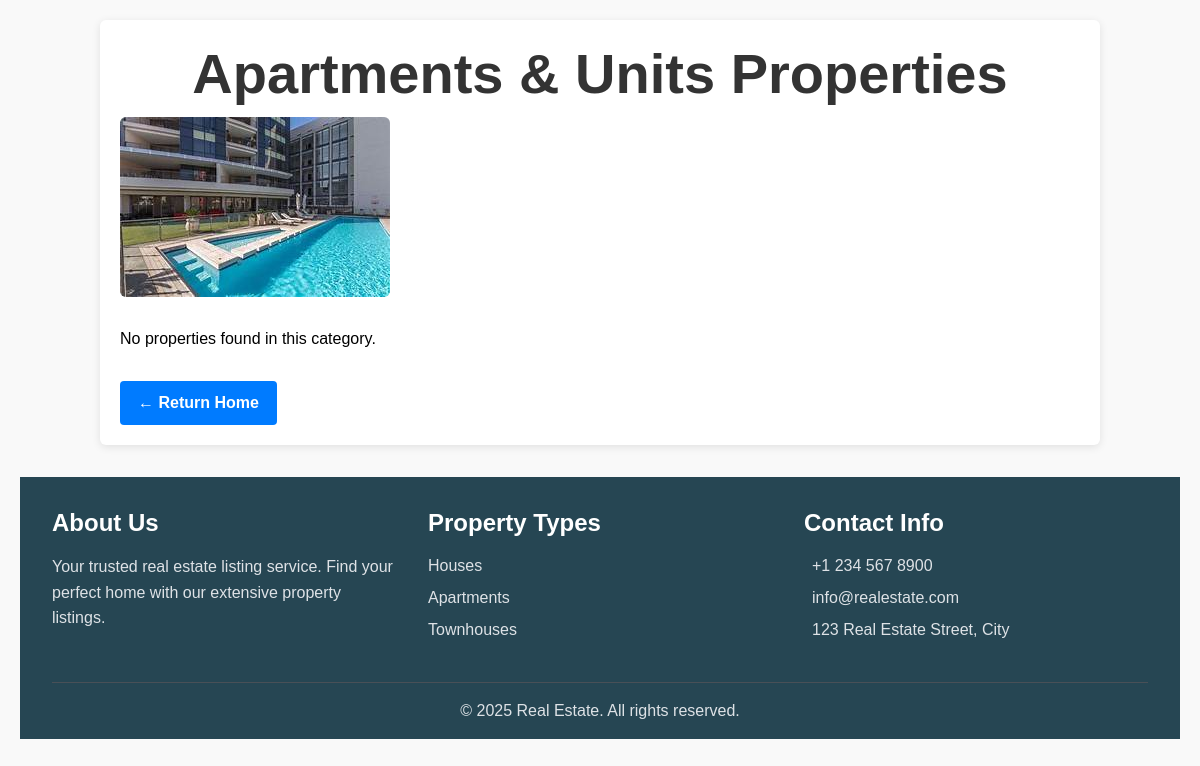
The app's page /category.php?type=apartments-units, older data.
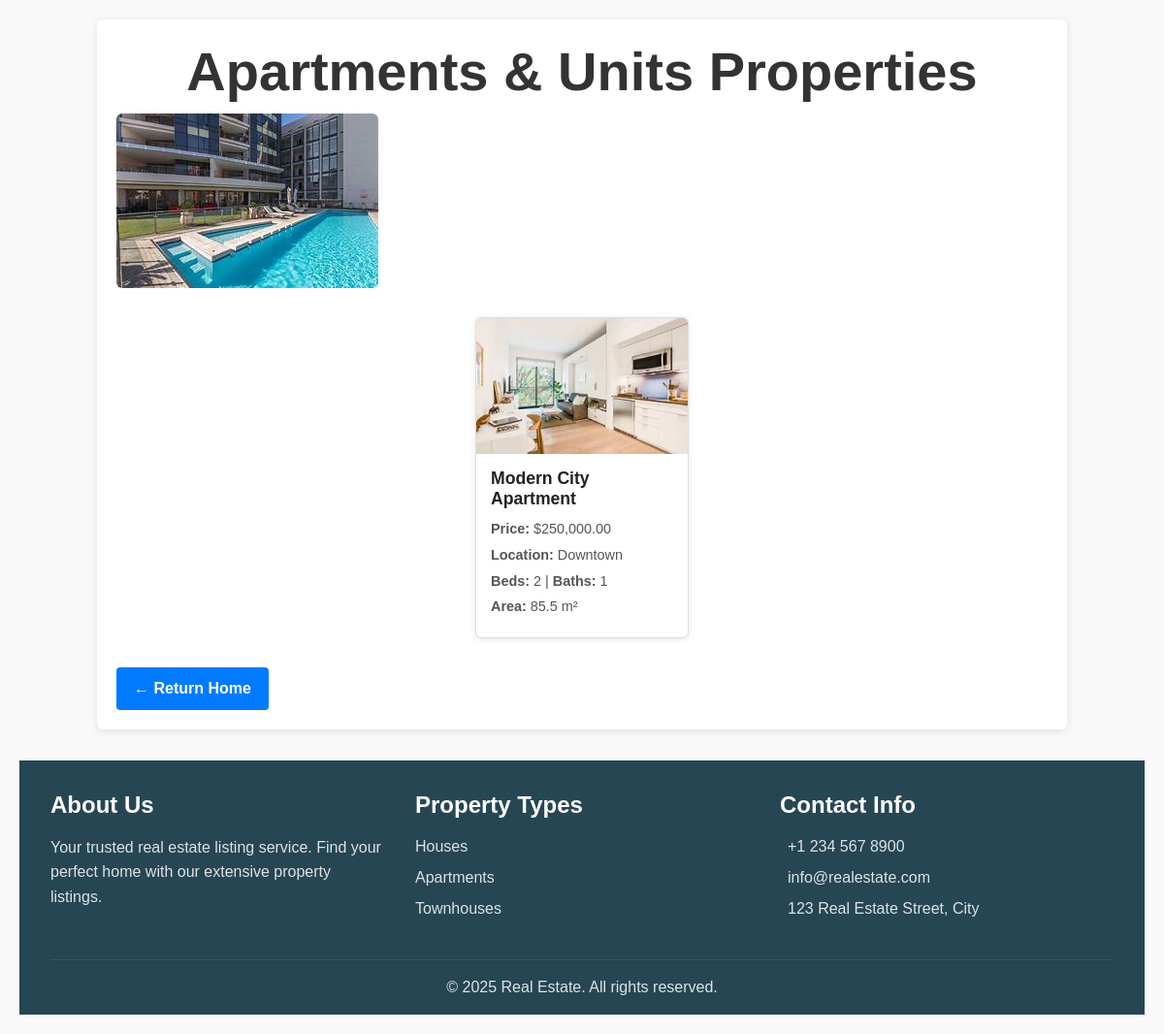
The same page, newer data.
### tables this page shows
CREATE TABLE `properties` (
  `id` int(11) NOT NULL AUTO_INCREMENT,
  `title` varchar(100) NOT NULL,
  `description` text DEFAULT NULL,
  `price` decimal(10,2) DEFAULT NULL,
  `location` varchar(100) DEFAULT NULL,
  `property_type` varchar(50) DEFAULT NULL,
  `bedrooms` int(11) DEFAULT NULL,
  `bathrooms` int(11) DEFAULT NULL,
  `area` decimal(10,2) DEFAULT NULL,
  `featured` tinyint(1) DEFAULT 0,
  `image_url` varchar(255) DEFAULT NULL,
  `created_at` timestamp NOT NULL DEFAULT current_timestamp(),
  `category_id` int(11) DEFAULT NULL,
  `status` varchar(50) DEFAULT 'available',
  `is_new` tinyint(1) DEFAULT 0,
  PRIMARY KEY (`id`),
  KEY `category_id` (`category_id`)
);

### category.php (the view, shortened to what this page needs)
<?php
require_once 'includes/database.php';
$slug = isset($_GET['type']) ? trim($_GET['type']) : '';
try {
    $stmt = $conn->prepare("SELECT id, name, image_url FROM categories WHERE slug = :slug LIMIT 1");
    $stmt->bindParam(':slug', $slug, PDO::PARAM_STR);
    $stmt->execute();
    $category = $stmt->fetch(PDO::FETCH_ASSOC);
    $stmt = $conn->prepare("
        SELECT id, title, image_url, price, location, bedrooms, bathrooms, area
        FROM properties
        WHERE category_id = :category_id
        LIMIT 5
    ");
    $stmt->bindParam(':category_id', $category['id'], PDO::PARAM_INT);
    $stmt->execute();
    $properties = $stmt->fetchAll(PDO::FETCH_ASSOC);
} catch (PDOException $e) {
    die("Database error: " . $e->getMessage());
}
?>
<!DOCTYPE html>
<html lang="en">
<head>
<link rel="stylesheet" href="assets/css/variables.css" as="style">
    <link rel="stylesheet" href="assets/css/main.css" as="style">
    <link rel="stylesheet" href="assets/css/home.css" as="style">
</head>
<body>
<div class="container_category">
    <h1><?= htmlspecialchars($category['name']); ?> Properties</h1>
    <?php if (!empty($category['image_url'])): ?>
        <img src="<?= htmlspecialchars($category['image_url']); ?>" alt="<?= htmlspecialchars($category['name']); ?> Image" class="category-image">
    <?php endif; ?>
    <?php if (count($properties) > 0): ?>
    <div class="properties-grid">
        <?php foreach ($properties as $property): ?>
            <div class="property-card" role="article">
                <a href="property.php?id=<?= $property['id']; ?>">
                    <img src="<?= htmlspecialchars($property['image_url']); ?>" alt="<?= htmlspecialchars($property['title']); ?>" loading="lazy" />
                </a>
                <div class="property-info">
                    <h2><?= htmlspecialchars($property['title']); ?></h2>
                    <p><strong>Price:</strong> $<?= number_format($property['price'], 2); ?></p>
                    <p><strong>Location:</strong> <?= htmlspecialchars($property['location']); ?></p>
                    <p><strong>Beds:</strong> <?= (int)$property['bedrooms']; ?> | <strong>Baths:</strong> <?= (int)$property['bathrooms']; ?></p>
                    <p><strong>Area:</strong> <?= (float)$property['area']; ?> m²</p>
                </div>
            </div>
        <?php endforeach; ?>
    </div>
    <?php else: ?>
        <p>No properties found in this category.</p>
    <?php endif; ?>
    <a href="index.php" class="back-home">← Return Home</a>
</div>
<?php include 'includes/footer.php'; ?>
</body>
</html>

Row changes from the older to the newer data that the page shows:
now on this page (row edited): properties: image_url (picture), title "Modern City Apartment", price "250,000.00", location "Downtown", bedrooms "2", bathrooms "1", area "85.5"
Text that changed along with them:
text no longer shown: "No properties found in this category."
